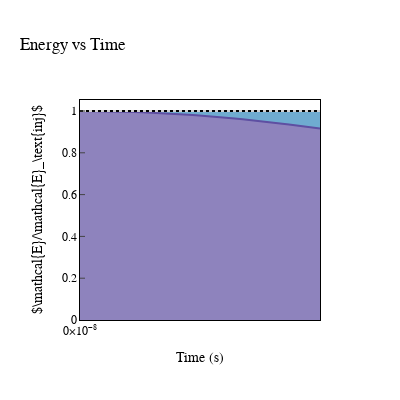

The code cell stored with this chart in its notebook:
### Code cell
inj_energy_final = data['work'][-1]+data['ekin'][0]+data['epot'][0]
ekin = (data['ekin']) / inj_energy_final
epot = (data['epot']+data['ekin']) / inj_energy_final
erev = (data['erev']+data['epot']+data['ekin']) / inj_energy_final
econ = (data['econ']+data['erev']+data['epot']+data['ekin']) / inj_energy_final
edis = (data['edis']+data['econ']+data['erev']+data['epot']+data['ekin']) / inj_energy_final

einj = (data['work']+data['ekin'][0]+data['epot'][0]) / inj_energy_final


fig = go.Figure()

fig.add_trace(go.Scatter(x=data['time'], y=ekin, mode='lines', name=r"$\mathcal{K}$", fill='tozeroy', line=dict(color=colors[0]), fillcolor=fillcolors[0]))
fig.add_trace(go.Scatter(x=data['time'], y=epot, mode='lines', name=r"$\mathcal{U}$", fill='tonexty', line=dict(color=colors[1]), fillcolor=fillcolors[1]))
fig.add_trace(go.Scatter(x=data['time'], y=erev, mode='lines', name=r"$\mathcal{R}$", fill='tonexty', line=dict(color=colors[2]), fillcolor=fillcolors[2]))
fig.add_trace(go.Scatter(x=data['time'], y=econ, mode='lines', name=r"$\mathcal{C}$", fill='tonexty', line=dict(color=colors[3]), fillcolor=fillcolors[3]))
fig.add_trace(go.Scatter(x=data['time'], y=edis, mode='lines', name=r"$\mathcal{G}$", fill='tonexty', line=dict(color='lightgrey')))#, fillpattern=dict(shape='x')))
fig.add_trace(go.Scatter(x=data['time'], y=einj, mode='lines', name=r"$\mathcal{W}_\text{ext} + \mathcal{E}_0$", line=dict(dash='dot', color='black', width=2)))


fig.update_layout(
    title='Energy vs Time',
    xaxis_title='Time (s)',
    yaxis_title=r"$\mathcal{E}/\mathcal{E}_\text{inj}$",
    xaxis=dict(
        showgrid=False,
        showline=True,
        linewidth=1,
        linecolor='black',
        mirror=True,
        zeroline=False,
        ticks='inside',
        exponentformat='power',
        showexponent='last',
        tickfont=dict(size=12),
        #range=[0, 1e-4],
        dtick=2e-5,
    ),
    yaxis=dict(
        showgrid=False,
        showline=True,
        linewidth=1,
        linecolor='black',
        mirror=True,
        zeroline=False,
        ticks='inside',
        exponentformat='power',
        tickfont=dict(size=12),
        #range=[0, 2],  
    ),
    font=dict(
        family="Latin-Modern",
        size=12,
        color="Black"
    ),
    legend=dict(
        x=0.97,              # position from the left (0 to 1)
        y=0.35,              # position from the bottom (0 to 1)
        bgcolor='rgba(255, 255, 255, 0.8)',  # white with 80% opacity
        bordercolor='black',
        borderwidth=1,
        orientation='h',   
        xanchor='right',
        yanchor='top',
    ),
    width=400, 
    height=400,
    showlegend=False,
    template="plotly_white")

fig.show()
#fig.write_image("../output/plots/paper/energy_vs_time_unstable_t04.pdf", width=400, height=400)

### Figure 1 — Plotly figure (JSON) as saved in the notebook; plotly's stock layout.template omitted (floating-point values rounded to 4 significant figures)
{"data": [{"fill": "tozeroy", "fillcolor": "rgba(94, 79, 162,0.7)", "line": {"color": "rgb(94, 79, 162)"}, "mode": "lines", "name": "$\\mathcal{K}$", "type": "scatter", "x": [0, 2.954e-09, 5.908e-09, 8.861e-09, 1.182e-08, 1.477e-08, 1.772e-08, 2.068e-08, 2.363e-08, 2.658e-08, 2.954e-08, 3.249e-08, 3.545e-08, 3.84e-08, 4.135e-08, 4.431e-08, 4.726e-08, 5.021e-08, 5.317e-08, 5.612e-08, 5.908e-08, 6.203e-08, 6.498e-08, 6.794e-08, 7.089e-08, 7.384e-08, 7.68e-08, 7.975e-08, 8.271e-08, 8.566e-08, 8.861e-08, 9.157e-08], "y": [1.0, 0.9998, 0.9994, 0.9987, 0.998, 0.9972, 0.9964, 0.9955, 0.9942, 0.9927, 0.9909, 0.9888, 0.9866, 0.9844, 0.9821, 0.9798, 0.9772, 0.9743, 0.9711, 0.9677, 0.9641, 0.9605, 0.9568, 0.9531, 0.9492, 0.9451, 0.9407, 0.9359, 0.9311, 0.9261, 0.9211, 0.9161]}, {"fill": "tonexty", "fillcolor": "rgba(50, 136, 189,0.7)", "line": {"color": "rgb(50, 136, 189)"}, "mode": "lines", "name": "$\\mathcal{U}$", "type": "scatter", "x": [0, 2.954e-09, 5.908e-09, 8.861e-09, 1.182e-08, 1.477e-08, 1.772e-08, 2.068e-08, 2.363e-08, 2.658e-08, 2.954e-08, 3.249e-08, 3.545e-08, 3.84e-08, 4.135e-08, 4.431e-08, 4.726e-08, 5.021e-08, 5.317e-08, 5.612e-08, 5.908e-08, 6.203e-08, 6.498e-08, 6.794e-08, 7.089e-08, 7.384e-08, 7.68e-08, 7.975e-08, 8.271e-08, 8.566e-08, 8.861e-08, 9.157e-08], "y": [1, 1.0, 1.0, 1.0, 1.0, 1.0, 1.0, 1.0, 1.0, 1.0, 1.0, 1.0, 1.0, 1.0, 1.0, 1.0, 1.0, 1.0, 1.0, 1.0, 1.0, 1.0, 1.0, 1.0, 1.0, 1.0, 1.0, 1.0, 1.0, 1.0, 1.0, 1.0]}, {"fill": "tonexty", "fillcolor": "rgba(136, 208, 164,0.7)", "line": {"color": "rgb(136, 208, 164)"}, "mode": "lines", "name": "$\\mathcal{R}$", "type": "scatter", "x": [0, 2.954e-09, 5.908e-09, 8.861e-09, 1.182e-08, 1.477e-08, 1.772e-08, 2.068e-08, 2.363e-08, 2.658e-08, 2.954e-08, 3.249e-08, 3.545e-08, 3.84e-08, 4.135e-08, 4.431e-08, 4.726e-08, 5.021e-08, 5.317e-08, 5.612e-08, 5.908e-08, 6.203e-08, 6.498e-08, 6.794e-08, 7.089e-08, 7.384e-08, 7.68e-08, 7.975e-08, 8.271e-08, 8.566e-08, 8.861e-08, 9.157e-08], "y": [1, 1.0, 1.0, 1.0, 1.0, 1.0, 1.0, 1.0, 1.0, 1.0, 1.0, 1.0, 1.0, 1.0, 1.0, 1.0, 1.0, 1.0, 1.0, 1.0, 1.0, 1.0, 1.0, 1.0, 1.0, 1.0, 1.0, 1.0, 1.0, 1.0, 1.0, 1.0]}, {"fill": "tonexty", "fillcolor": "rgba(200, 233, 158,0.7)", "line": {"color": "rgb(200, 233, 158)"}, "mode": "lines", "name": "$\\mathcal{C}$", "type": "scatter", "x": [0, 2.954e-09, 5.908e-09, 8.861e-09, 1.182e-08, 1.477e-08, 1.772e-08, 2.068e-08, 2.363e-08, 2.658e-08, 2.954e-08, 3.249e-08, 3.545e-08, 3.84e-08, 4.135e-08, 4.431e-08, 4.726e-08, 5.021e-08, 5.317e-08, 5.612e-08, 5.908e-08, 6.203e-08, 6.498e-08, 6.794e-08, 7.089e-08, 7.384e-08, 7.68e-08, 7.975e-08, 8.271e-08, 8.566e-08, 8.861e-08, 9.157e-08], "y": [1, 1.0, 1.0, 1.0, 1.0, 1.0, 1.0, 1.0, 1.0, 1.0, 1.0, 1.0, 1.0, 1.0, 1.0, 1.0, 1.0, 1.0, 1.0, 1.0, 1.0, 1.0, 1.0, 1.0, 1.0, 1.0, 1.0, 1.0, 1.0, 1.0, 1.0, 1.0]}, {"fill": "tonexty", "line": {"color": "lightgrey"}, "mode": "lines", "name": "$\\mathcal{G}$", "type": "scatter", "x": [0, 2.954e-09, 5.908e-09, 8.861e-09, 1.182e-08, 1.477e-08, 1.772e-08, 2.068e-08, 2.363e-08, 2.658e-08, 2.954e-08, 3.249e-08, 3.545e-08, 3.84e-08, 4.135e-08, 4.431e-08, 4.726e-08, 5.021e-08, 5.317e-08, 5.612e-08, 5.908e-08, 6.203e-08, 6.498e-08, 6.794e-08, 7.089e-08, 7.384e-08, 7.68e-08, 7.975e-08, 8.271e-08, 8.566e-08, 8.861e-08, 9.157e-08], "y": [1, 1.0, 1.0, 1.0, 1.0, 1.0, 1.0, 1.0, 1.0, 1.0, 1.0, 1.0, 1.0, 1.0, 1.0, 1.0, 1.0, 1.0, 1.0, 1.0, 1.0, 1.0, 1.0, 1.0, 1.0, 1.0, 1.0, 1.0, 1.0, 1.0, 1.0, 1.0]}, {"line": {"color": "black", "dash": "dot", "width": 2}, "mode": "lines", "name": "$\\mathcal{W}_\\text{ext} + \\mathcal{E}_0$", "type": "scatter", "x": [0, 2.954e-09, 5.908e-09, 8.861e-09, 1.182e-08, 1.477e-08, 1.772e-08, 2.068e-08, 2.363e-08, 2.658e-08, 2.954e-08, 3.249e-08, 3.545e-08, 3.84e-08, 4.135e-08, 4.431e-08, 4.726e-08, 5.021e-08, 5.317e-08, 5.612e-08, 5.908e-08, 6.203e-08, 6.498e-08, 6.794e-08, 7.089e-08, 7.384e-08, 7.68e-08, 7.975e-08, 8.271e-08, 8.566e-08, 8.861e-08, 9.157e-08], "y": [1, 1, 1, 1, 1, 1, 1, 1, 1, 1, 1, 1, 1, 1, 1, 1, 1, 1, 1, 1, 1, 1, 1, 1, 1, 1, 1, 1, 1, 1, 1, 1]}], "layout": {"font": {"color": "Black", "family": "Latin-Modern", "size": 12}, "height": 400, "legend": {"bgcolor": "rgba(255, 255, 255, 0.8)", "bordercolor": "black", "borderwidth": 1, "orientation": "h", "x": 0.97, "xanchor": "right", "y": 0.35, "yanchor": "top"}, "showlegend": false, "title": {"text": "Energy vs Time"}, "width": 400, "xaxis": {"dtick": 2e-05, "exponentformat": "power", "linecolor": "black", "linewidth": 1, "mirror": true, "showexponent": "last", "showgrid": false, "showline": true, "tickfont": {"size": 12}, "ticks": "inside", "title": {"text": "Time (s)"}, "zeroline": false}, "yaxis": {"exponentformat": "power", "linecolor": "black", "linewidth": 1, "mirror": true, "showgrid": false, "showline": true, "tickfont": {"size": 12}, "ticks": "inside", "title": {"text": "$\\mathcal{E}/\\mathcal{E}_\\text{inj}$"}, "zeroline": false}}}
